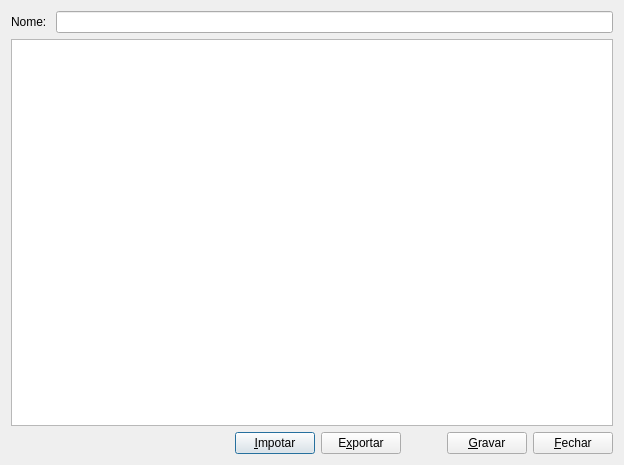
<ui version="4.0" >
 <class>Programa</class>
 <widget class="QDialog" name="Programa" >
  <property name="geometry" >
   <rect>
    <x>0</x>
    <y>0</y>
    <width>624</width>
    <height>465</height>
   </rect>
  </property>
  <property name="windowTitle" >
   <string>Programa [%1]</string>
  </property>
  <layout class="QVBoxLayout" name="verticalLayout" >
   <item>
    <layout class="QHBoxLayout" name="horizontalLayout_2" >
     <item>
      <widget class="QLabel" name="label" >
       <property name="text" >
        <string>Nome: </string>
       </property>
      </widget>
     </item>
     <item>
      <widget class="QLineEdit" name="nomeEdit" >
       <property name="maxLength" >
        <number>128</number>
       </property>
      </widget>
     </item>
    </layout>
   </item>
   <item>
    <widget class="QPlainTextEdit" name="textEdit" />
   </item>
   <item>
    <layout class="QHBoxLayout" name="horizontalLayout" >
     <item>
      <spacer name="horizontalSpacer" >
       <property name="orientation" >
        <enum>Qt::Horizontal</enum>
       </property>
       <property name="sizeHint" stdset="0" >
        <size>
         <width>40</width>
         <height>20</height>
        </size>
       </property>
      </spacer>
     </item>
     <item>
      <widget class="QPushButton" name="importButton" >
       <property name="text" >
        <string>&amp;Impotar</string>
       </property>
      </widget>
     </item>
     <item>
      <widget class="QPushButton" name="exportButton" >
       <property name="text" >
        <string>E&amp;xportar</string>
       </property>
      </widget>
     </item>
     <item>
      <spacer name="horizontalSpacer_2" >
       <property name="orientation" >
        <enum>Qt::Horizontal</enum>
       </property>
       <property name="sizeType" >
        <enum>QSizePolicy::Minimum</enum>
       </property>
       <property name="sizeHint" stdset="0" >
        <size>
         <width>40</width>
         <height>20</height>
        </size>
       </property>
      </spacer>
     </item>
     <item>
      <widget class="QPushButton" name="submitButton" >
       <property name="text" >
        <string>&amp;Gravar</string>
       </property>
      </widget>
     </item>
     <item>
      <widget class="QPushButton" name="closeButton" >
       <property name="text" >
        <string>&amp;Fechar</string>
       </property>
      </widget>
     </item>
    </layout>
   </item>
  </layout>
 </widget>
 <resources/>
 <connections/>
</ui>
